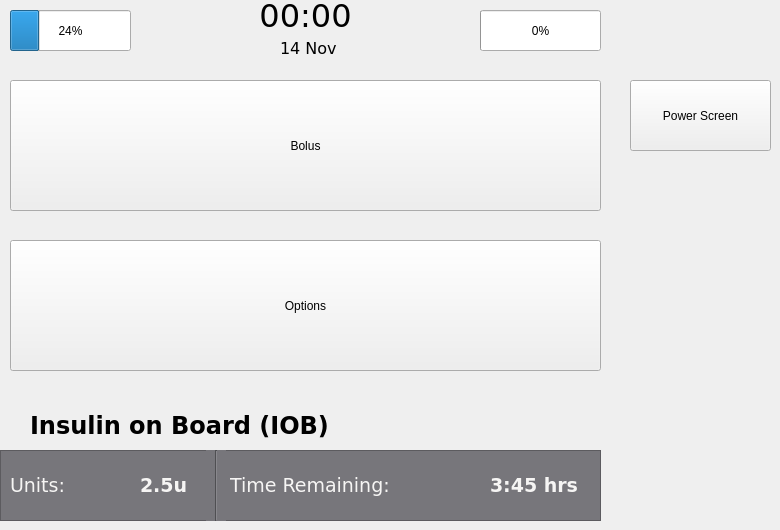
    <widget class="QWidget" name="home">
     <widget class="QProgressBar" name="battery">
      <property name="geometry">
       <rect>
        <x>10</x>
        <y>10</y>
        <width>121</width>
        <height>41</height>
       </rect>
      </property>
      <property name="value">
       <number>24</number>
      </property>
     </widget>
     <widget class="QLabel" name="date">
      <property name="geometry">
       <rect>
        <x>280</x>
        <y>40</y>
        <width>81</width>
        <height>17</height>
       </rect>
      </property>
      <property name="font">
       <font>
        <family>DejaVu Sans</family>
        <pointsize>12</pointsize>
       </font>
      </property>
      <property name="text">
       <string>14 Nov</string>
      </property>
      <property name="alignment">
       <set>Qt::AlignLeading|Qt::AlignLeft|Qt::AlignVCenter</set>
      </property>
     </widget>
     <widget class="QPushButton" name="homeBolus">
      <property name="geometry">
       <rect>
        <x>10</x>
        <y>80</y>
        <width>591</width>
        <height>131</height>
       </rect>
      </property>
      <property name="text">
       <string>Bolus</string>
      </property>
     </widget>
     <widget class="QPushButton" name="optionsButton">
      <property name="geometry">
       <rect>
        <x>10</x>
        <y>240</y>
        <width>591</width>
        <height>131</height>
       </rect>
      </property>
      <property name="text">
       <string>Options</string>
      </property>
     </widget>
     <widget class="QFrame" name="insulinData">
      <property name="geometry">
       <rect>
        <x>0</x>
        <y>450</y>
        <width>601</width>
        <height>71</height>
       </rect>
      </property>
      <property name="autoFillBackground">
       <bool>false</bool>
      </property>
      <property name="styleSheet">
       <string notr="true">background-color: rgb(119, 118, 123)</string>
      </property>
      <property name="frameShape">
       <enum>QFrame::StyledPanel</enum>
      </property>
      <property name="frameShadow">
       <enum>QFrame::Raised</enum>
      </property>
      <widget class="QLabel" name="unitsLabel">
       <property name="geometry">
        <rect>
         <x>10</x>
         <y>20</y>
         <width>101</width>
         <height>31</height>
        </rect>
       </property>
       <property name="font">
        <font>
         <family>DejaVu Sans</family>
         <pointsize>14</pointsize>
        </font>
       </property>
       <property name="styleSheet">
        <string notr="true">color: rgb(246, 245, 244)</string>
       </property>
       <property name="text">
        <string>Units:</string>
       </property>
      </widget>
      <widget class="QLabel" name="timeRemaining">
       <property name="geometry">
        <rect>
         <x>230</x>
         <y>20</y>
         <width>171</width>
         <height>31</height>
        </rect>
       </property>
       <property name="font">
        <font>
         <family>DejaVu Sans</family>
         <pointsize>14</pointsize>
        </font>
       </property>
       <property name="styleSheet">
        <string notr="true">color: rgb(246, 245, 244)</string>
       </property>
       <property name="text">
        <string>Time Remaining:</string>
       </property>
      </widget>
      <widget class="Line" name="insulinDataLine">
       <property name="geometry">
        <rect>
         <x>206</x>
         <y>0</y>
         <width>20</width>
         <height>71</height>
        </rect>
       </property>
       <property name="orientation">
        <enum>Qt::Vertical</enum>
       </property>
      </widget>
      <widget class="QLabel" name="remainingTime">
       <property name="geometry">
        <rect>
         <x>490</x>
         <y>20</y>
         <width>91</width>
         <height>31</height>
        </rect>
       </property>
       <property name="font">
        <font>
         <family>DejaVu Sans</family>
         <pointsize>14</pointsize>
         <weight>75</weight>
         <bold>true</bold>
        </font>
       </property>
       <property name="styleSheet">
        <string notr="true">color: rgb(246, 245, 244)</string>
       </property>
       <property name="text">
        <string>3:45 hrs</string>
       </property>
      </widget>
      <widget class="QLabel" name="units">
       <property name="geometry">
        <rect>
         <x>140</x>
         <y>20</y>
         <width>51</width>
         <height>31</height>
        </rect>
       </property>
       <property name="font">
        <font>
         <family>DejaVu Sans</family>
         <pointsize>14</pointsize>
         <weight>75</weight>
         <bold>true</bold>
        </font>
       </property>
       <property name="styleSheet">
        <string notr="true">color: rgb(246, 245, 244)</string>
       </property>
       <property name="text">
        <string>2.5u</string>
       </property>
      </widget>
     </widget>
     <widget class="QLabel" name="insulinOnBoard">
      <property name="geometry">
       <rect>
        <x>30</x>
        <y>410</y>
        <width>311</width>
        <height>31</height>
       </rect>
      </property>
      <property name="font">
       <font>
        <family>DejaVu Sans</family>
        <pointsize>18</pointsize>
        <weight>75</weight>
        <bold>true</bold>
       </font>
      </property>
      <property name="text">
       <string>Insulin on Board (IOB)</string>
      </property>
     </widget>
     <widget class="QProgressBar" name="insulinGauge">
      <property name="geometry">
       <rect>
        <x>480</x>
        <y>10</y>
        <width>121</width>
        <height>41</height>
       </rect>
      </property>
      <property name="value">
       <number>0</number>
      </property>
     </widget>
     <widget class="QLabel" name="time">
      <property name="geometry">
       <rect>
        <x>250</x>
        <y>0</y>
        <width>111</width>
        <height>31</height>
       </rect>
      </property>
      <property name="font">
       <font>
        <family>DejaVu Sans</family>
        <pointsize>24</pointsize>
       </font>
      </property>
      <property name="text">
       <string>00:00</string>
      </property>
      <property name="alignment">
       <set>Qt::AlignCenter</set>
      </property>
     </widget>
     <widget class="QPushButton" name="powerScreenButton">
      <property name="geometry">
       <rect>
        <x>630</x>
        <y>80</y>
        <width>141</width>
        <height>71</height>
       </rect>
      </property>
      <property name="text">
       <string>Power Screen</string>
      </property>
     </widget>
    </widget>
